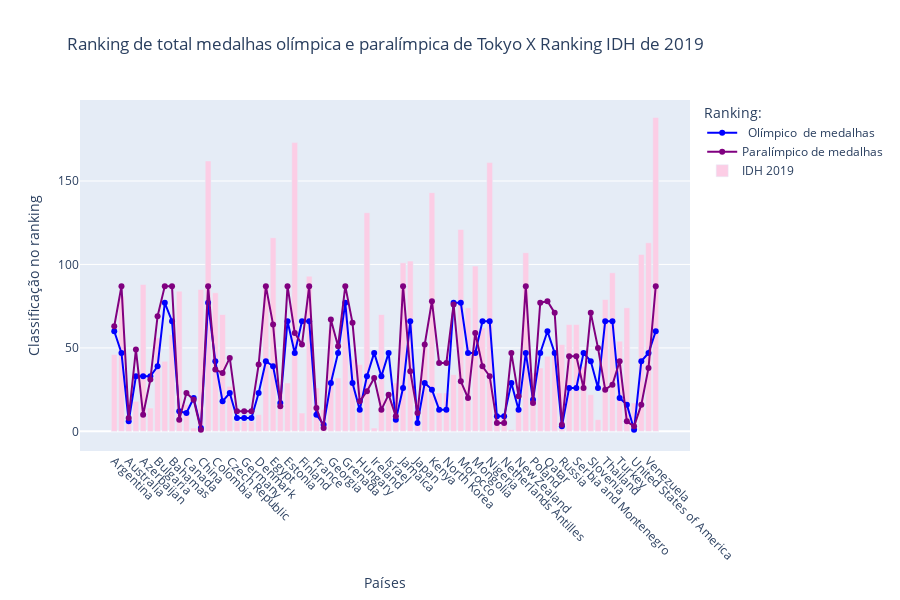

Source (notebook cell):
### Code cell
fig = go.Figure(layout=layout)
fig.add_trace(go.Scatter(x=df_global['Países'], y=df_global['Ranking medalhas Tokyo'],
                    mode='lines+markers',
                    name='  Olímpico  de medalhas', line = dict(color='blue', width=2)))
fig.add_trace(go.Scatter(x=df_global['Países'], y=df_global['Ranking medalhas paralimpíadas'],
                    mode='lines+markers',
                    name='Paralímpico de medalhas', line = dict(color='purple', width=2)))
fig.add_trace(go.Bar(x=df_global['Países'], y=df_global['Ranking IDH global 2019'], name='IDH 2019', marker_color=px.colors.qualitative.Set3[7]))                 

layout= go.Layout(title={
                    'text' : 'Comparação entre o ranking do total medalhas olímpica e paralímpica de Tokyo, com o ranking do IDH de 2019',
                    'x' : 0.5,
                    'xref' : 'paper',
                    'xanchor' : 'center'},
                   yaxis={'title':'Classificação no ranking'},
                   xaxis={'title': 'Países', 'tickangle' : 75},
                   legend_title="Ranking:",
                   height=600, width=1800)
fig.update_layout(hovermode='x unified')
fig.show()

### Figure 1 — Plotly figure (JSON) as saved in the notebook; plotly's stock layout.template omitted (floating-point values rounded to 4 significant figures)
{"data": [{"line": {"color": "blue", "width": 2}, "mode": "lines+markers", "name": "  Olímpico  de medalhas", "type": "scatter", "x": ["Argentina", "Armenia", "Australia", "Austria", "Azerbaijan", "Belgium", "Bulgaria", "Bahrain", "Bahamas", "Brazil", "Canada", "Switzerland", "China", "Ivory Coast", "Colombia", "Cuba", "Czech Republic", "East Germany", "Germany", "West Germany", "Denmark", "Dominican Republic", "Egypt", "Spain", "Estonia", "Ethiopia", "Finland", "Fiji", "France", "United Kingdom", "Georgia", "Greece", "Grenada", "Croatia", "Hungary", "India", "Ireland", "Iran", "Israel", "Italy", "Jamaica", "Jordan", "Japan", "Kazakhstan", "Kenya", "South Korea", "North Korea", "Lithuania", "Morocco", "Mexico", "Mongolia", "Malaysia", "Nigeria", "Netherlands", "Netherlands Antilles", "Norway", "New Zealand", "Philippines", "Poland", "Portugal", "Qatar", "Romania", "Russia", "Serbia", "Serbia and Montenegro", "Slovakia", "Slovenia", "Sweden", "Thailand", "Tunisia", "Turkey", "Ukraine", "United States of America", "Uzbekistan", "Venezuela", "South Africa"], "y": [60, 47, 6, 33, 33, 33, 39, 77, 66, 12, 11, 20, 2, 77, 42, 18, 23, 8, 8, 8, 23, 42, 39, 17, 66, 47, 66, 66, 10, 4, 29, 47, 77, 29, 13, 33, 47, 33, 47, 7, 26, 66, 5, 29, 25, 13, 13, 77, 77, 47, 47, 66, 66, 9, 9, 29, 13, 47, 19, 47, 60, 47, 3, 26, 26, 47, 42, 26, 66, 66, 20, 16, 1, 42, 47, 60]}, {"line": {"color": "purple", "width": 2}, "mode": "lines+markers", "name": "Paralímpico de medalhas", "type": "scatter", "x": ["Argentina", "Armenia", "Australia", "Austria", "Azerbaijan", "Belgium", "Bulgaria", "Bahrain", "Bahamas", "Brazil", "Canada", "Switzerland", "China", "Ivory Coast", "Colombia", "Cuba", "Czech Republic", "East Germany", "Germany", "West Germany", "Denmark", "Dominican Republic", "Egypt", "Spain", "Estonia", "Ethiopia", "Finland", "Fiji", "France", "United Kingdom", "Georgia", "Greece", "Grenada", "Croatia", "Hungary", "India", "Ireland", "Iran", "Israel", "Italy", "Jamaica", "Jordan", "Japan", "Kazakhstan", "Kenya", "South Korea", "North Korea", "Lithuania", "Morocco", "Mexico", "Mongolia", "Malaysia", "Nigeria", "Netherlands", "Netherlands Antilles", "Norway", "New Zealand", "Philippines", "Poland", "Portugal", "Qatar", "Romania", "Russia", "Serbia", "Serbia and Montenegro", "Slovakia", "Slovenia", "Sweden", "Thailand", "Tunisia", "Turkey", "Ukraine", "United States of America", "Uzbekistan", "Venezuela", "South Africa"], "y": [63, 87, 8, 49, 10, 31, 69, 87, 87, 7, 23, 19, 1, 87, 37, 35, 44, 12, 12, 12, 40, 87, 64, 15, 87, 59, 52, 87, 14, 2, 67, 51, 87, 65, 18, 24, 32, 13, 22, 9, 87, 36, 11, 52, 78, 41, 41, 76, 30, 20, 59, 39, 33, 5, 5, 47, 21, 87, 17, 77, 78, 71, 4, 45, 45, 26, 71, 50, 25, 28, 42, 6, 3, 16, 38, 87]}, {"marker": {"color": "rgb(252,205,229)"}, "name": "IDH 2019", "type": "bar", "x": ["Argentina", "Armenia", "Australia", "Austria", "Azerbaijan", "Belgium", "Bulgaria", "Bahrain", "Bahamas", "Brazil", "Canada", "Switzerland", "China", "Ivory Coast", "Colombia", "Cuba", "Czech Republic", "East Germany", "Germany", "West Germany", "Denmark", "Dominican Republic", "Egypt", "Spain", "Estonia", "Ethiopia", "Finland", "Fiji", "France", "United Kingdom", "Georgia", "Greece", "Grenada", "Croatia", "Hungary", "India", "Ireland", "Iran", "Israel", "Italy", "Jamaica", "Jordan", "Japan", "Kazakhstan", "Kenya", "South Korea", "North Korea", "Lithuania", "Morocco", "Mexico", "Mongolia", "Malaysia", "Nigeria", "Netherlands", "Netherlands Antilles", "Norway", "New Zealand", "Philippines", "Poland", "Portugal", "Qatar", "Romania", "Russia", "Serbia", "Serbia and Montenegro", "Slovakia", "Slovenia", "Sweden", "Thailand", "Tunisia", "Turkey", "Ukraine", "United States of America", "Uzbekistan", "Venezuela", "South Africa"], "y": [46, 81, 8, 18, 88, 14, 56, 42, 58, 84, 16, 2, 85, 162, 83, 70, 27, 6, 6, 6, 10, 88, 116, 25, 29, 173, 11, 93, 26, 13, 61, 32, 74, 43, 40, 131, 2, 70, 19, 29, 101, 102, 19, 51, 143, 23, 23, 34, 121, 74, 99, 62, 161, 8, 8, 1, 14, 107, 35, 38, 45, 49, 52, 64, 64, 39, 22, 7, 79, 95, 54, 74, 17, 106, 113, 188]}], "layout": {"height": 600, "hovermode": "x unified", "legend": {"title": {"text": "Ranking:"}}, "title": {"text": "Ranking de total medalhas olímpica e paralímpica de Tokyo X Ranking IDH de 2019", "x": 0.5, "xanchor": "center", "xref": "paper"}, "width": 900, "xaxis": {"tickangle": 45, "title": {"text": "Países"}}, "yaxis": {"title": {"text": "Classificação no ranking"}}}}
